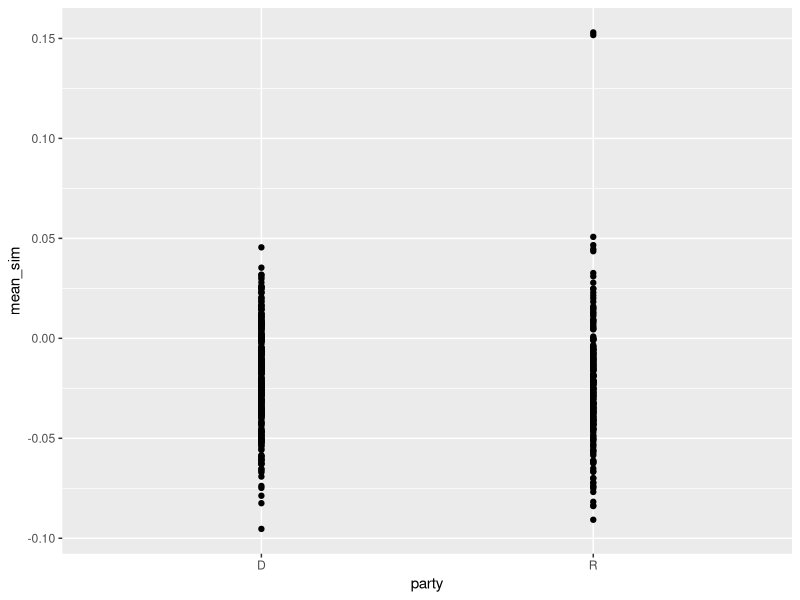
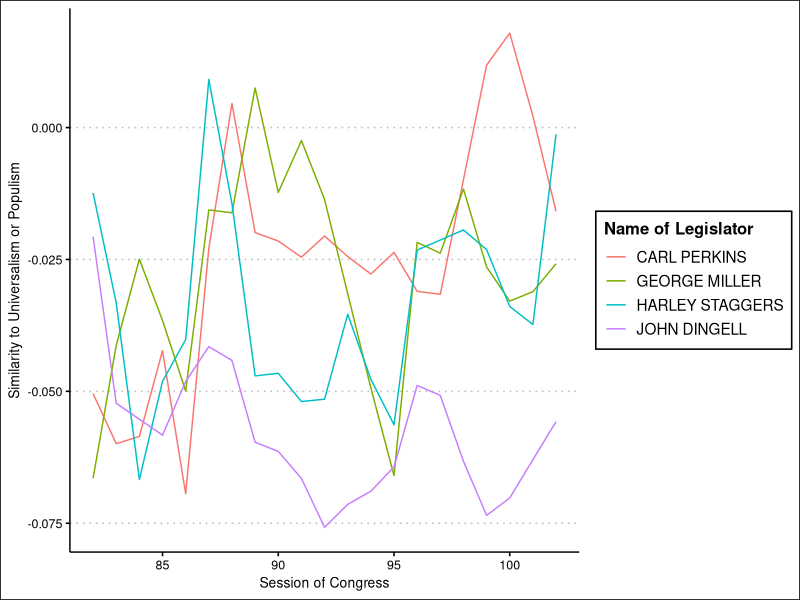
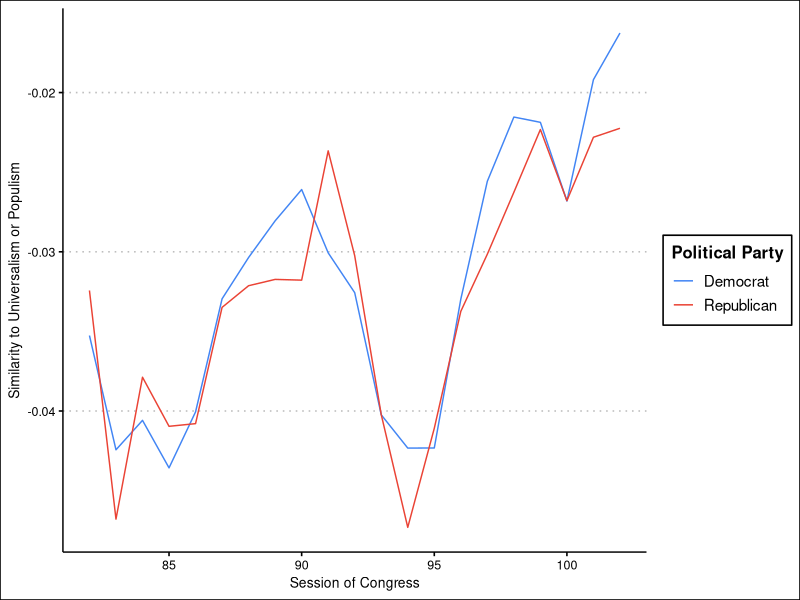
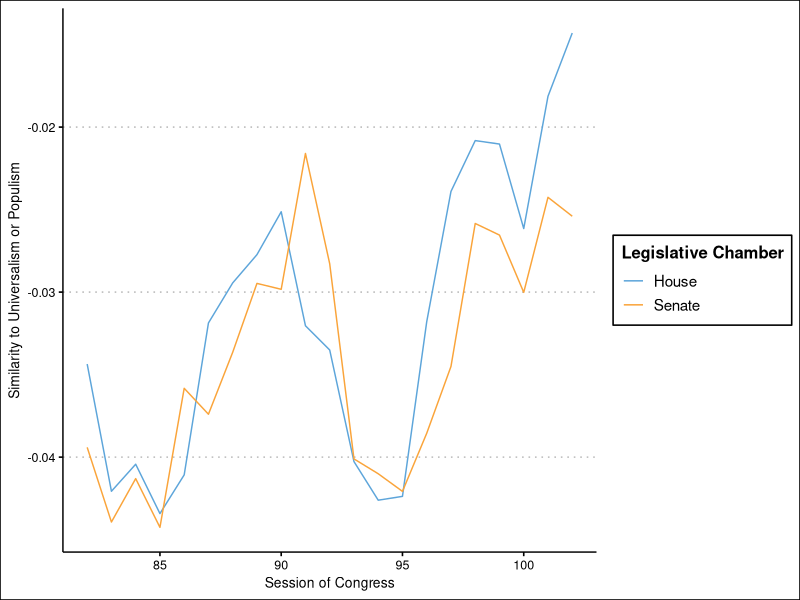

Recreate these plots in R, in order.
library(ggplot2)
library(ggthemes)
library(data.table)

# Read in data
df <- fread("data/summed_sim_data_01.csv")

# Subset data to one session for some testing
df_102 <- df[session == 101 & party %in% c("D", "R")]
df_102

ggplot(data = df_102, aes(x = party, y = mean_sim)) +
  geom_point()

df$name <- paste(df$firstname, df$lastname)

test <- df[party == "D", .(count = .N, mean_sim = mean_sim, session = session),
  by = .(name)
]
df_test <- test[count > 19]
df_test <- df_test[name %in% unique(df_test$name)[1:4]]

# Plots of some legislators that show up more than 19 times.
ggplot(data = df_test, aes(x = session, y = mean_sim, color = name)) +
  geom_line() +
  labs(
    x = "Session of Congress",
    y = "Similarity to Universalism or Populism",
    color = "Name of Legislator"
  ) +
  theme_clean()

# Plots grouped by Party
df_grouped_party <- df[party %in% c("D", "R"),
  .(mean_sim = mean(mean_sim)),
  by = .(session, party)
]

ggplot(data = df_grouped_party, aes(x = session, y = mean_sim, color = party)) +
  geom_line() +
  labs(
    x = "Session of Congress",
    y = "Similarity to Universalism or Populism",
    color = "Political Party"
  ) +
  theme_clean() +
  scale_color_gdocs(labels = c("Democrat", "Republican"))

# Plots grouped by chamber in Democratic Party
df_grouped_chamber <- df[party == "D",
  .(mean_sim = mean(mean_sim)),
  by = .(session, chamber)
]

ggplot(
  data = df_grouped_chamber,
  aes(x = session, y = mean_sim, color = chamber)
) +
  geom_line() +
  labs(
    x = "Session of Congress",
    y = "Similarity to Universalism or Populism",
    color = "Legislative Chamber"
  ) +
  theme_clean() +
  scale_color_few(labels = c("House", "Senate"))
